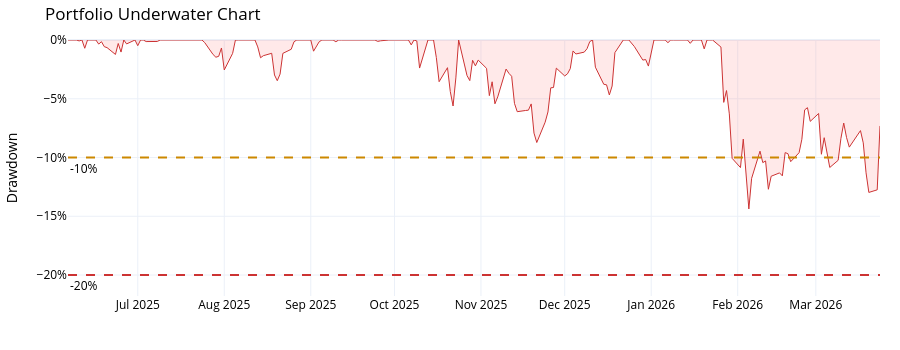

The cell this chart's notebook holds for it:
### Code cell
# --- Underwater (drawdown) chart ---

fig_dd = go.Figure()
fig_dd.add_trace(go.Scatter(
    x=underwater.index, y=underwater.values,
    fill="tozeroy", fillcolor="rgba(255,107,107,0.15)",
    line=dict(color=COLORS["danger"], width=1),
    name="Drawdown",
))
fig_dd.add_hline(y=-0.10, line_dash="dash", line_color=COLORS["warning"],
                 annotation_text="-10%", annotation_position="bottom left")
fig_dd.add_hline(y=-0.20, line_dash="dash", line_color=COLORS["danger"],
                 annotation_text="-20%", annotation_position="bottom left")
fig_dd.update_layout(
    **PLOTLY_LAYOUT,
    title="Portfolio Underwater Chart",
    yaxis=dict(tickformat=".0%", title="Drawdown"),
    xaxis=dict(title=""),
    margin=dict(l=60, r=20, t=40, b=40),
    height=350,
)
fig_dd.show()

# Top drawdown periods
if not top_dd.empty:
    display(top_dd.style.format({
        "depth": "{:.1%}",
        "duration_days": "{:.0f}",
        "recovery_days": "{:.0f}",
    }))

### Figure 1 — Plotly figure (JSON) as saved in the notebook; plotly's stock layout.template omitted (floating-point values rounded to 4 significant figures; data arrays with more than 128 entries replaced by an {"elided": "..."} marker saying what was removed)
{"data": [{"fill": "tozeroy", "fillcolor": "rgba(255,107,107,0.15)", "line": {"color": "#cc3333", "width": 1}, "name": "Drawdown", "type": "scatter", "x": {"elided": "206 str values"}, "y": {"elided": "206 float values"}}], "layout": {"annotations": [{"showarrow": false, "text": "-10%", "x": 0, "xanchor": "left", "xref": "x domain", "y": -0.1, "yanchor": "top", "yref": "y"}, {"showarrow": false, "text": "-20%", "x": 0, "xanchor": "left", "xref": "x domain", "y": -0.2, "yanchor": "top", "yref": "y"}], "font": {"color": "black"}, "height": 350, "margin": {"b": 40, "l": 60, "r": 20, "t": 40}, "paper_bgcolor": "rgba(0,0,0,0)", "plot_bgcolor": "rgba(0,0,0,0)", "shapes": [{"line": {"color": "#cc8800", "dash": "dash"}, "type": "line", "x0": 0, "x1": 1, "xref": "x domain", "y0": -0.1, "y1": -0.1, "yref": "y"}, {"line": {"color": "#cc3333", "dash": "dash"}, "type": "line", "x0": 0, "x1": 1, "xref": "x domain", "y0": -0.2, "y1": -0.2, "yref": "y"}], "title": {"text": "Portfolio Underwater Chart"}, "xaxis": {"title": {"text": ""}}, "yaxis": {"tickformat": ".0%", "title": {"text": "Drawdown"}}}}
